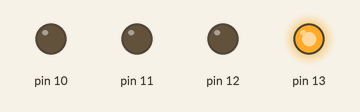
Simulated run of this sketch. Board: Arduino Uno, built with avr-gcc and run on an emulated ATmega328P. Parts: output pins drawn as LEDs (lit = HIGH).

Above: at 0.7 s.
At 1.7 s:
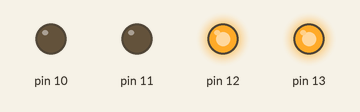
At 2.2 s:
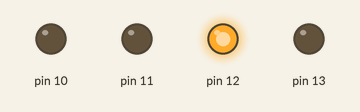
At 2.7 s:
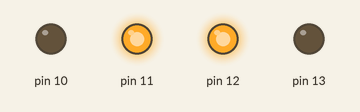
At 3.7 s:
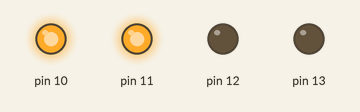
At 5.0 s:
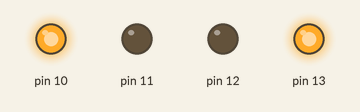
Timing chart, 0 to 5.9 s (numbered marks = the images above):
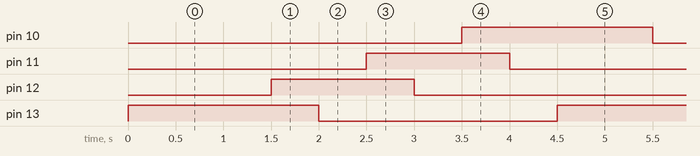

The sketch:

sketch_jan16a.ino
```cpp
void setup() {
  // initialize digital pin LED_BUILTIN as an output.
  pinMode(13, OUTPUT);
  pinMode(12, OUTPUT);
   pinMode(11, OUTPUT);
    pinMode(10, OUTPUT);

}

// the loop function runs over and over again forever
void loop() {
  digitalWrite(13, true);   // turn the LED on (HIGH is the voltage level)
  delay(1000);                       // wait for a second
  digitalWrite(12, false);    // turn the LED off by making the voltage LOW
  digitalWrite(10, false);
  digitalWrite(11, false);
  delay(500);    // wait for a second
  digitalWrite(12, true);
  delay(500);
  digitalWrite(13, false);
  digitalWrite(11, false);
  digitalWrite(10, false);
  delay(500);
  digitalWrite(11, true);
  delay(500);
  digitalWrite(13, false);
  digitalWrite(12, false);
  digitalWrite(10, false);
  delay(500);
 digitalWrite(10, true);
  delay(500);
  digitalWrite(13,false);
  digitalWrite(11, false);
  digitalWrite(12, false);
  delay(500);
}
```

Measured:
- by itself, pin 10, pin 13: alternates HIGH for 2.0 s and LOW for 2.5 s
- by itself, pin 11, pin 12: alternates HIGH for 1.5 s and LOW for 3.0 s
- by itself, everything shown: repeats every 4.5 s, in 8 steps
